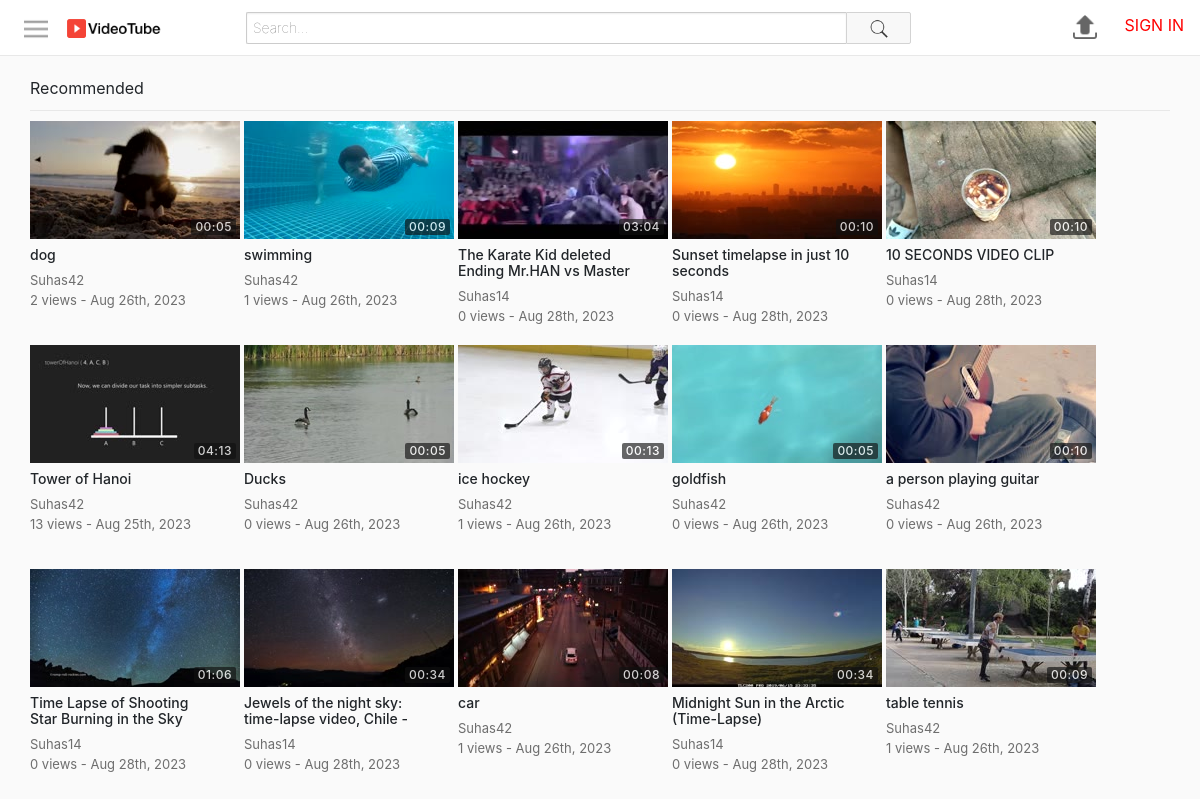
The page / on the database its author committed.
### tables this page shows
CREATE TABLE `videos` (
  `id` int(11) NOT NULL,
  `uploadedBy` varchar(50) NOT NULL,
  `title` varchar(70) NOT NULL,
  `description` varchar(1000) NOT NULL,
  `privacy` int(11) NOT NULL DEFAULT 0,
  `filePath` varchar(250) NOT NULL,
  `category` int(11) NOT NULL DEFAULT 0,
  `uploadDate` datetime NOT NULL DEFAULT current_timestamp(),
  `views` int(11) NOT NULL DEFAULT 0,
  `duration` varchar(10) NOT NULL
);

CREATE TABLE `thumbnails` (
  `id` int(11) NOT NULL,
  `videoid` int(11) NOT NULL,
  `filePath` varchar(250) NOT NULL,
  `selected` int(11) NOT NULL
);

### includes/classes/User.php (called while the page is built, shortened)
<?php
class User {
    public function __construct($con, $username) {
        $this->con = $con;
        $query = $this->con->prepare("SELECT * FROM users WHERE username = :un");
        $query->bindParam(":un", $username);
        $query->execute();
    }
    public static function isLoggedIn() {
        return isset($_SESSION["userLoggedIn"]);
    }
}
?>

### includes/classes/Video.php (called while the page is built, shortened)
<?php
class Video {
    private $con, $sqlData, $userLoggedInObj;
    public function __construct($con, $input, $userLoggedInObj) {
        $this->con = $con;
        if(is_array($input)) {
            $this->sqlData = $input;
        }
        else {
            $query = $this->con->prepare("SELECT * FROM videos WHERE id = :id");
            $query->bindParam(":id", $input);
            $query->execute();
            $this->sqlData = $query->fetch(PDO::FETCH_ASSOC);
        }
    }
    public function getId() {
        return $this->sqlData["id"];
    }
    public function getUploadedBy() {
        return $this->sqlData["uploadedBy"];
    }
    public function getTitle() {
        return $this->sqlData["title"];
    }
    public function getTimeStamp() {
        $date = $this->sqlData["uploadDate"];
        return date("M jS, Y", strtotime($date));
    }
    public function getViews() {
        return $this->sqlData["views"];
    }
    public function getDuration() {
        return $this->sqlData["duration"];
    }
    public function getThumbnail() {
        $query = $this->con->prepare("SELECT filePath FROM thumbnails WHERE videoId=:videoId AND selected=1");
        $query->bindParam(":videoId", $videoId);
        $videoId = $this->getId();
        $query->execute();
        return $query->fetchColumn();
    }
}
?>

### includes/classes/VideoGridItem.php (the view)
<?php
class VideoGridItem {
    private $video, $largeMode;
    public function __construct($video, $largeMode) {
        $this->video = $video;
        $this->largeMode = $largeMode;
    }
    public function create() {
        $thumbnail = $this->createThumbnail();
        $details = $this->createDetails();
        $url = "watch.php?id=" . $this->video->getId();
        return "<a href='$url'>
                    <div class='videoGridItem'>
                        $thumbnail
                        $details
                    </div>
                </a>";
    }
    private function createThumbnail() {
        $thumbnail = $this->video->getThumbnail();
        $duration = $this->video->getDuration();
        return "<div class='thumbnail'>
                    <img src='$thumbnail'>
                    <div class='duration'>
                        <span>$duration</span>
                    </div>
                </div>";
    }
    private function createDetails() {
        $title = $this->video->getTitle();
        $username = $this->video->getUploadedBy();
        $views = $this->video->getViews();
        $description = $this->createDescription();
        $timestamp = $this->video->getTimeStamp();
        return "<div class='details'>
                    <h3 class='title'>$title</h3>
                    <span class='username'>$username</span>
                    <div class='stats'>
                        <span class='viewCount'>$views views - </span>
                        <span class='timeStamp'>$timestamp</span>
                    </div>
                    $description
                </div>";
    }
    private function createDescription() {
        if(!$this->largeMode) {
            return "";
        }
        else {
            $description = $this->video->getDescription();
            $description = (strlen($description) > 350) ? substr($description, 0, 347) . "..." : $description;
            return "<span class='description'>$description</span>";
        }
    }
}
?>

### includes/header.php (shortened to what this page needs)
<?php
require_once("includes/config.php");
require_once("includes/classes/ButtonProvider.php");
require_once("includes/classes/User.php");
require_once("includes/classes/Video.php");
require_once("includes/classes/VideoGrid.php");
require_once("includes/classes/VideoGridItem.php");
$usernameLoggedIn = User::isLoggedIn() ? $_SESSION["userLoggedIn"] : "";
$userLoggedInObj = new User($con, $usernameLoggedIn);
?>
<!DOCTYPE html>
<html>
<head>
    <link rel="stylesheet" href="https://maxcdn.bootstrapcdn.com/bootstrap/4.0.0/css/bootstrap.min.css">
    <link rel="stylesheet" type="text/css" href="assets/css/style.css">
</head>
<body>
    <div id="pageContainer">
        <div id="mastHeadContainer">
            <button class="navShowHide">
                <img src="assets/images/icons/menu.png">
            </button>
            <a class="logoContainer" href="index.php">
                <img src="assets/images/icons/VideoTubeLogo.png" title="logo" alt="Site logo">
            </a>
            <div class="searchBarContainer">
                <form action="search.php" method="GET">
                    <input type="text" class="searchBar" name="term" placeholder="Search...">
                    <button class="searchButton">
                        <img src="assets/images/icons/search.png">
                    </button>
                </form>
            </div>
            <div class="rightIcons">
                <a href="upload.php">
                    <img class="upload" src="assets/images/icons/upload.png">
                </a>
                <?php echo ButtonProvider::createUserProfileNavigationButton($con, $userLoggedInObj->getUsername()); ?>
            </div>
        </div>
        <div id="mainSectionContainer">
            <div id="mainContentContainer">

### includes/classes/ButtonProvider.php (shortened to what this page needs)
<?php
class ButtonProvider {
    public static function createUserProfileNavigationButton($con, $username) {
        if(User::isLoggedIn()) {
            return ButtonProvider::createUserProfileButton($con, $username);
        }
        else {
            return "<a href='signIn.php'>
                        <span class='signInLink'>SIGN IN</span>
                    </a>";
        }
    }
}
?>

### index.php (shortened to what this page needs)
<?php require_once("includes/header.php"); ?>
<div class="videoSection">
    <?php
    $videoGrid = new VideoGrid($con, $userLoggedInObj->getUsername());
    echo $videoGrid->create(null, "Recommended", false);
    ?>
</div>
<?php require_once("includes/footer.php"); ?>

### includes/classes/VideoGrid.php (shortened to what this page needs)
<?php
class VideoGrid {
    private $con, $userLoggedInObj;
    private $largeMode = false;
    private $gridClass = "videoGrid";
    public function __construct($con, $userLoggedInObj) {
        $this->con = $con;
        $this->userLoggedInObj = $userLoggedInObj;
    }
    public function create($videos, $title, $showFilter) {
        if($videos == null) {
            $gridItems = $this->generateItems();
        }
        else {
            $gridItems = $this->generateItemsFromVideos($videos);
        }
        $header = "";
        if($title != null) {
            $header = $this->createGridHeader($title, $showFilter);
        }
        return "$header
                <div class='$this->gridClass'>
                    $gridItems
                </div>";
    }
    public function generateItems() {
        $query = $this->con->prepare("SELECT * FROM videos ORDER BY RAND() LIMIT 15");
        $query->execute();
        $elementsHtml = "";
        while($row = $query->fetch(PDO::FETCH_ASSOC)) {
            $video = new Video($this->con, $row, $this->userLoggedInObj);
            $item = new VideoGridItem($video, $this->largeMode);
            $elementsHtml .= $item->create();
        }
        return $elementsHtml;
    }
    public function createGridHeader($title, $showFilter) {
        $filter = "";
        return "<div class='videoGridHeader'>
                        <div class='left'>
                            $title
                        </div>
                        $filter
                    </div>";
    }
}
?>

### includes/footer.php
</div>
</div>
</div>
</body>
</html>

### assets/css/style.css (style rules this page uses)
html, body { height: 100%; padding: 0; margin: 0; }
#pageContainer { width: 100%; height: 100%; background-color: #fafafa; }
#mastHeadContainer { width: 100%; height: 56px; position: fixed; top: 0; left: 0; padding: 7px 16px; box-sizing: border-box; border-bottom: 1px solid #e8e8e8; background-color: #fff; z-index: 1; display: flex; align-items: center; }
#mastHeadContainer button:not(.searchButton), #mastHeadContainer .rightIcons img { cursor: pointer; width: 40px; height: 40px; padding: 8px; box-sizing: border-box; border: none; background-color: transparent; }
#mastHeadContainer .rightIcons { height: 100%; }
#mastHeadContainer button img { width: 100%; }
#mastHeadContainer .logoContainer { width: 150px; }
#mastHeadContainer .logoContainer img { height: 25px; margin-left: 8px; }
#mainSectionContainer { padding-top: 56px; display: flex; }
#mainContentContainer { padding: 10px 30px; display: flex; flex: 1; background-color: #fafafa; box-sizing: border-box; }
#mastHeadContainer .searchBarContainer { margin: 0 40px; flex: 1; display: flex; }
#mastHeadContainer .searchBarContainer form { flex: 1; display: flex; }
#mastHeadContainer .searchBarContainer .searchBar { flex: 1; max-width: 600px; color: #111; padding: 2px 6px; font-size: 14px; font-weight: 100; border: 1px solid #ccc; border-top-left-radius: 2px; border-bottom-left-radius: 2px; border-right: none; height: 32px; box-shadow: #eee 0px 1px 2px 0px inset; }
#mastHeadContainer .searchBarContainer .searchButton { height: 32px; background-color: #f8f8f8; border: 1px solid #d3d3d3; border-bottom-right-radius: 2px; border-top-right-radius: 2px; cursor: pointer; width: 65px; }
#mastHeadContainer .searchBarContainer .searchButton img { height: 20px; width: 20px; }
.videoGrid { display: flex; flex-wrap: wrap; }
.videoGridItem { height: 200px; margin-right: 4px; margin-bottom: 24px; }
.videoGridItem .thumbnail { width: 210px; height: 118px; position: relative; }
.videoGridItem .thumbnail img { width: 100%; height: 100%; }
.videoGridItem .thumbnail .duration { bottom: 0; right: 0; position: absolute; margin: 4px; color: #fff; background-color: rgba(17,17,17,0.8); opacity: 0.8; padding: 2px 4px; border-radius: 2px; letter-spacing: 0.5px; font-size: 12px; font-weight: 500; line-height: 12px; }
.videoGridItem .details { padding-right: 24px; position: relative; cursor: pointer; display: flex; flex-direction: column; width: 210px; }
.videoGridItem .details .title { margin: 8px 0; max-height: 32px; overflow: hidden; font-size: 14px; font-weight: 500; line-height: 16px; color: #212529; }
.videoGridItem .details .username, .videoGridItem .details .stats { color: rgba(17,17,17,0.6); font-size: 13px; overflow-x: hidden; text-overflow: ellipsis; white-space: nowrap; }
.videoGridHeader { display: flex; margin: 10px 0; padding-bottom: 10px; border-bottom: 1px solid #e8e8e8; }
.videoGridHeader div { flex: 1; }
.signInLink { color: #f00; margin-left: 15px; }

### rows shown on the page
videos: thumbnails.filePath (picture), duration "00:05", title "dog", uploadedBy "Suhas42", views "2", uploadDate "Aug 26th, 2023"
videos: thumbnails.filePath (picture), duration "00:09", title "swimming", uploadedBy "Suhas42", views "1", uploadDate "Aug 26th, 2023"
videos: thumbnails.filePath (picture), duration "03:04", title "The Karate Kid deleted Ending Mr.HAN vs Master…", uploadedBy "Suhas14", views "0", uploadDate "Aug 28th, 2023"
videos: thumbnails.filePath (picture), duration "00:10", title "Sunset timelapse in just 10 seconds", uploadedBy "Suhas14", views "0", uploadDate "Aug 28th, 2023"
videos: thumbnails.filePath (picture), duration "00:10", title "10 SECONDS VIDEO CLIP", uploadedBy "Suhas14", views "0", uploadDate "Aug 28th, 2023"
videos: thumbnails.filePath (picture), duration "04:13", title "Tower of Hanoi", uploadedBy "Suhas42", views "13", uploadDate "Aug 25th, 2023"
videos: thumbnails.filePath (picture), duration "00:05", title "Ducks", uploadedBy "Suhas42", views "0", uploadDate "Aug 26th, 2023"
videos: thumbnails.filePath (picture), duration "00:13", title "ice hockey", uploadedBy "Suhas42", views "1", uploadDate "Aug 26th, 2023"
videos: thumbnails.filePath (picture), duration "00:05", title "goldfish", uploadedBy "Suhas42", views "0", uploadDate "Aug 26th, 2023"
videos: thumbnails.filePath (picture), duration "00:10", title "a person playing guitar", uploadedBy "Suhas42", views "0", uploadDate "Aug 26th, 2023"
videos: thumbnails.filePath (picture), duration "01:06", title "Time Lapse of Shooting Star Burning in the Sky…", uploadedBy "Suhas14", views "0", uploadDate "Aug 28th, 2023"
videos: thumbnails.filePath (picture), duration "00:34", title "Jewels of the night sky: time-lapse video, Chile -…", uploadedBy "Suhas14", views "0", uploadDate "Aug 28th, 2023"
videos: thumbnails.filePath (picture), duration "00:08", title "car", uploadedBy "Suhas42", views "1", uploadDate "Aug 26th, 2023"
videos: thumbnails.filePath (picture), duration "00:34", title "Midnight Sun in the Arctic (Time-Lapse)", uploadedBy "Suhas14", views "0", uploadDate "Aug 28th, 2023"
videos: thumbnails.filePath (picture), duration "00:09", title "table tennis", uploadedBy "Suhas42", views "1", uploadDate "Aug 26th, 2023"

### other values the page prints
$title "Recommended"
